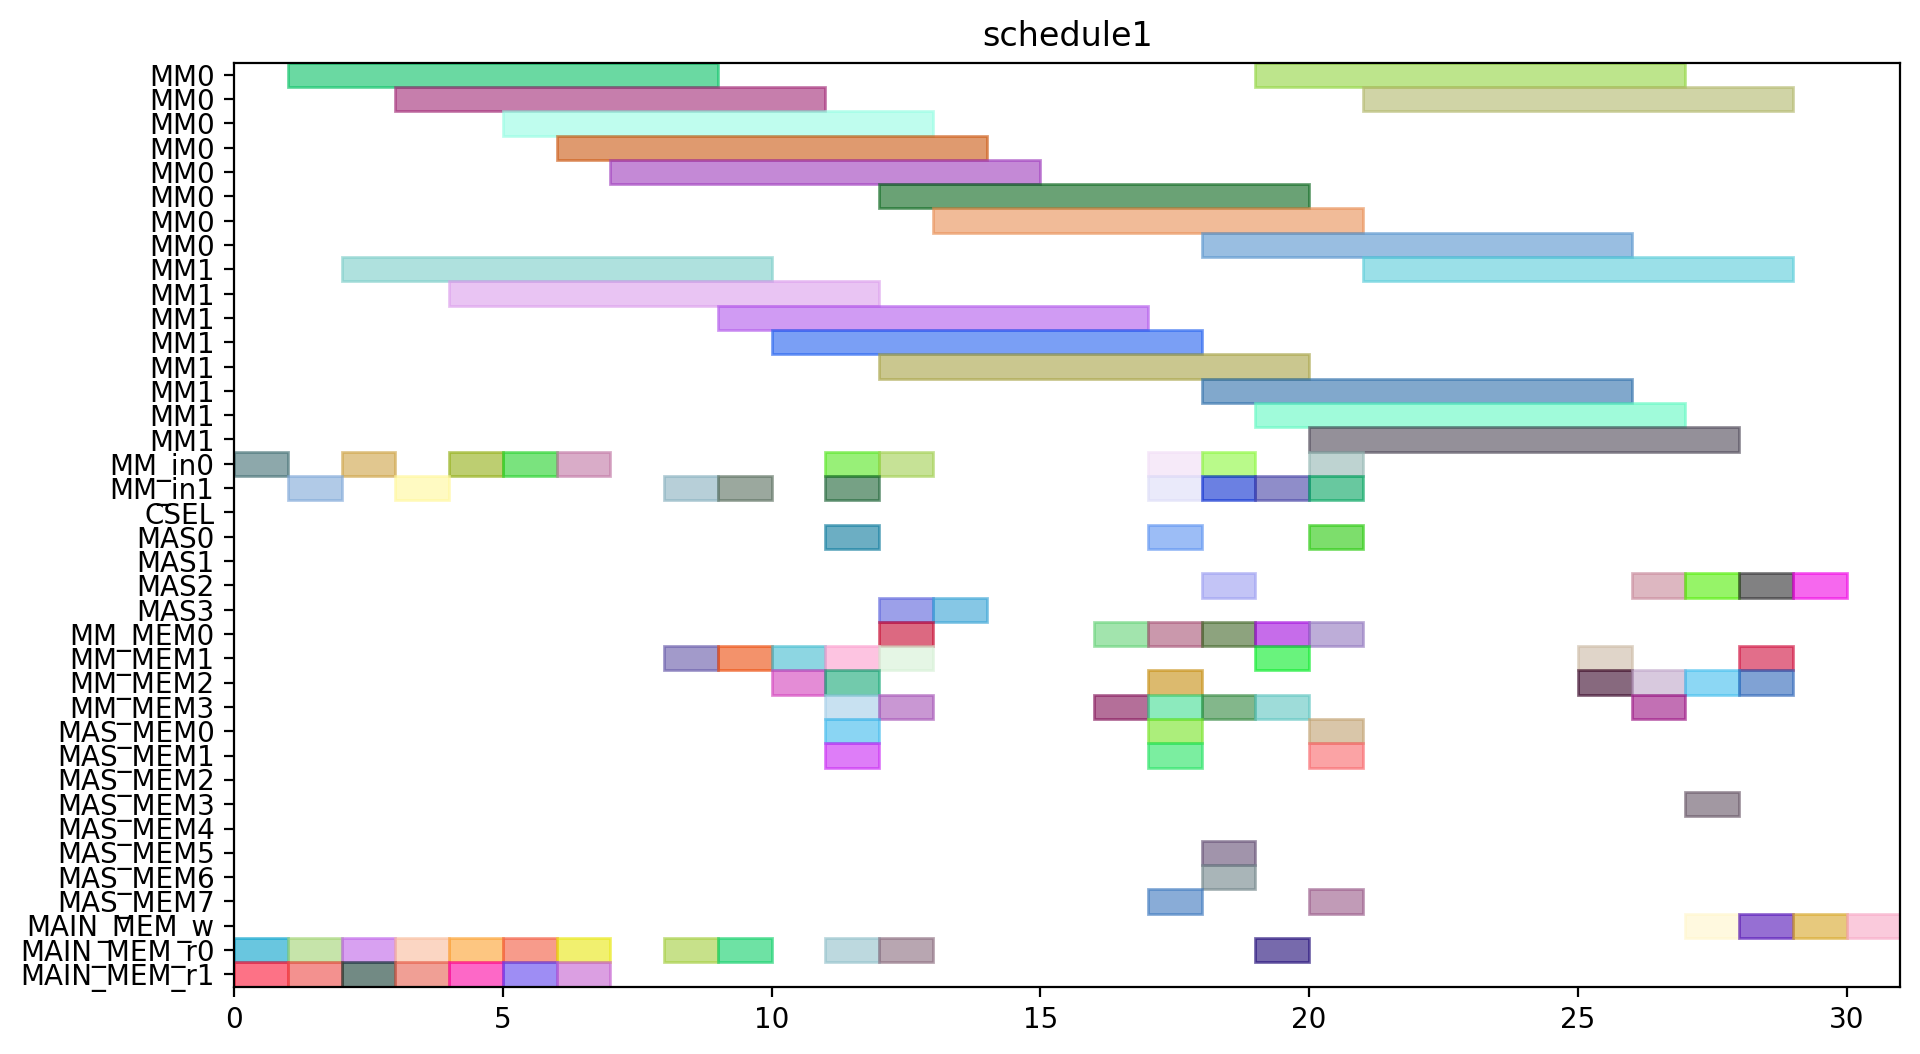

This chart was generated by the following Python code:
from pyschedule import Scenario, solvers, plotters, alt


def solve():
	horizon = 151
	S = Scenario("schedule1", horizon=horizon)

	# resource
	MM = S.Resources('MM', num=2, size=8)
	MM_in = S.Resources('MM_in', num=2)
	CSEL = S.Resource('CSEL')
	MAS = S.Resources('MAS', num=4, size=1, periods=range(1, horizon))
	MM_MEM = S.Resources('MM_MEM', num=4)
	MAS_MEM = S.Resources('MAS_MEM', num=8)
	MAIN_MEM_w = S.Resource('MAIN_MEM_w', size=1)
	MAIN_MEM_r = S.Resources('MAIN_MEM_r', num=2)

	# result of previous scheduling
	T4_in = S.Task('T4_in', length=1, delay_cost=1)
	S += T4_in >= 1
	T4_in += MM_in[1]

	T4_mem0 = S.Task('T4_mem0', length=1, delay_cost=1)
	S += T4_mem0 >= 1
	T4_mem0 += MAIN_MEM_r[0]

	T4_mem1 = S.Task('T4_mem1', length=1, delay_cost=1)
	S += T4_mem1 >= 1
	T4_mem1 += MAIN_MEM_r[1]

	T4 = S.Task('T4', length=8, delay_cost=1)
	S += T4 >= 2
	T4 += MM[1]

	T3_in = S.Task('T3_in', length=1, delay_cost=1)
	S += T3_in >= 3
	T3_in += MM_in[1]

	T3_mem0 = S.Task('T3_mem0', length=1, delay_cost=1)
	S += T3_mem0 >= 3
	T3_mem0 += MAIN_MEM_r[0]

	T3_mem1 = S.Task('T3_mem1', length=1, delay_cost=1)
	S += T3_mem1 >= 3
	T3_mem1 += MAIN_MEM_r[1]

	T3 = S.Task('T3', length=8, delay_cost=1)
	S += T3 >= 4
	T3 += MM[1]

	T7_in = S.Task('T7_in', length=1, delay_cost=1)
	S += T7_in >= 4
	T7_in += MM_in[0]

	T7_mem0 = S.Task('T7_mem0', length=1, delay_cost=1)
	S += T7_mem0 >= 4
	T7_mem0 += MAIN_MEM_r[0]

	T7_mem1 = S.Task('T7_mem1', length=1, delay_cost=1)
	S += T7_mem1 >= 4
	T7_mem1 += MAIN_MEM_r[1]

	T7 = S.Task('T7', length=8, delay_cost=1)
	S += T7 >= 5
	T7 += MM[0]

	T6_in = S.Task('T6_in', length=1, delay_cost=1)
	S += T6_in >= 6
	T6_in += MM_in[0]

	T6_mem0 = S.Task('T6_mem0', length=1, delay_cost=1)
	S += T6_mem0 >= 6
	T6_mem0 += MAIN_MEM_r[0]

	T6_mem1 = S.Task('T6_mem1', length=1, delay_cost=1)
	S += T6_mem1 >= 6
	T6_mem1 += MAIN_MEM_r[1]

	T6 = S.Task('T6', length=8, delay_cost=1)
	S += T6 >= 7
	T6 += MM[0]

	T9_in = S.Task('T9_in', length=1, delay_cost=1)
	S += T9_in >= 8
	T9_in += MM_in[1]

	T9_mem0 = S.Task('T9_mem0', length=1, delay_cost=1)
	S += T9_mem0 >= 8
	T9_mem0 += MAIN_MEM_r[0]

	T9_mem1 = S.Task('T9_mem1', length=1, delay_cost=1)
	S += T9_mem1 >= 8
	T9_mem1 += MM_MEM[1]

	T8_in = S.Task('T8_in', length=1, delay_cost=1)
	S += T8_in >= 9
	T8_in += MM_in[1]

	T8_mem0 = S.Task('T8_mem0', length=1, delay_cost=1)
	S += T8_mem0 >= 9
	T8_mem0 += MAIN_MEM_r[0]

	T8_mem1 = S.Task('T8_mem1', length=1, delay_cost=1)
	S += T8_mem1 >= 9
	T8_mem1 += MM_MEM[1]

	T9 = S.Task('T9', length=8, delay_cost=1)
	S += T9 >= 9
	T9 += MM[1]

	T8 = S.Task('T8', length=8, delay_cost=1)
	S += T8 >= 10
	T8 += MM[1]

	Z2_new_in = S.Task('Z2_new_in', length=1, delay_cost=1)
	S += Z2_new_in >= 19
	Z2_new_in += MM_in[1]

	Z2_new_mem0 = S.Task('Z2_new_mem0', length=1, delay_cost=1)
	S += Z2_new_mem0 >= 19
	Z2_new_mem0 += MAIN_MEM_r[0]

	Z2_new_mem1 = S.Task('Z2_new_mem1', length=1, delay_cost=1)
	S += Z2_new_mem1 >= 19
	Z2_new_mem1 += MM_MEM[3]

	Z2_new = S.Task('Z2_new', length=8, delay_cost=1)
	S += Z2_new >= 20
	Z2_new += MM[1]

	Z1_new_mem0 = S.Task('Z1_new_mem0', length=1, delay_cost=1)
	S += Z1_new_mem0 >= 27
	Z1_new_mem0 += MM_MEM[2]

	Z1_new_mem1 = S.Task('Z1_new_mem1', length=1, delay_cost=1)
	S += Z1_new_mem1 >= 27
	Z1_new_mem1 += MAS_MEM[3]

	X2_new_mem0 = S.Task('X2_new_mem0', length=1, delay_cost=1)
	S += X2_new_mem0 >= 28
	X2_new_mem0 += MM_MEM[2]

	X2_new_mem1 = S.Task('X2_new_mem1', length=1, delay_cost=1)
	S += X2_new_mem1 >= 28
	X2_new_mem1 += MM_MEM[1]

	Z1_new = S.Task('Z1_new', length=1, delay_cost=1)
	S += Z1_new >= 28
	Z1_new += MAS[2]

	Z2_new_w = S.Task('Z2_new_w', length=1, delay_cost=1)
	S += Z2_new_w >= 28
	Z2_new_w += MAIN_MEM_w

	X2_new = S.Task('X2_new', length=1, delay_cost=1)
	S += X2_new >= 29
	X2_new += MAS[2]

	Z1_new_w = S.Task('Z1_new_w', length=1, delay_cost=1)
	S += Z1_new_w >= 29
	Z1_new_w += MAIN_MEM_w

	X2_new_w = S.Task('X2_new_w', length=1, delay_cost=1)
	S += X2_new_w >= 30
	X2_new_w += MAIN_MEM_w


	# new tasks
	T1 = S.Task('T1', length=8, delay_cost=1)
	T1 += alt(MM)
	T1_in = S.Task('T1_in', length=1, delay_cost=1)
	T1_in += alt(MM_in)
	S += T1_in*MM_in[0]<=T1*MM[0]
	S += T1_in*MM_in[1]<=T1*MM[1]
	S += T1<9

	T1_mem0 = S.Task('T1_mem0', length=1, delay_cost=1)
	T1_mem0 += MAIN_MEM_r[0]
	S += T1_mem0 <= T1

	T1_mem1 = S.Task('T1_mem1', length=1, delay_cost=1)
	T1_mem1 += MAIN_MEM_r[1]
	S += T1_mem1 <= T1

	T2 = S.Task('T2', length=8, delay_cost=1)
	T2 += alt(MM)
	T2_in = S.Task('T2_in', length=1, delay_cost=1)
	T2_in += alt(MM_in)
	S += T2_in*MM_in[0]<=T2*MM[0]
	S += T2_in*MM_in[1]<=T2*MM[1]
	S += T2<12

	T2_mem0 = S.Task('T2_mem0', length=1, delay_cost=1)
	T2_mem0 += MAIN_MEM_r[0]
	S += T2_mem0 <= T2

	T2_mem1 = S.Task('T2_mem1', length=1, delay_cost=1)
	T2_mem1 += MAIN_MEM_r[1]
	S += T2_mem1 <= T2

	T5 = S.Task('T5', length=8, delay_cost=1)
	T5 += alt(MM)
	T5_in = S.Task('T5_in', length=1, delay_cost=1)
	T5_in += alt(MM_in)
	S += T5_in*MM_in[0]<=T5*MM[0]
	S += T5_in*MM_in[1]<=T5*MM[1]
	S += T5<18

	T5_mem0 = S.Task('T5_mem0', length=1, delay_cost=1)
	T5_mem0 += MAIN_MEM_r[0]
	S += T5_mem0 <= T5

	T5_mem1 = S.Task('T5_mem1', length=1, delay_cost=1)
	T5_mem1 += MAIN_MEM_r[1]
	S += T5_mem1 <= T5

	T10 = S.Task('T10', length=8, delay_cost=1)
	T10 += alt(MM)
	T10_in = S.Task('T10_in', length=1, delay_cost=1)
	T10_in += alt(MM_in)
	S += T10_in*MM_in[0]<=T10*MM[0]
	S += T10_in*MM_in[1]<=T10*MM[1]
	S += T10<20

	T10_mem0 = S.Task('T10_mem0', length=1, delay_cost=1)
	T10_mem0 += MAIN_MEM_r[0]
	S += T10_mem0 <= T10

	T10_mem1 = S.Task('T10_mem1', length=1, delay_cost=1)
	T10_mem1 += MM_MEM[3]
	S += 11 < T10_mem1
	S += T10_mem1 <= T10

	T11 = S.Task('T11', length=8, delay_cost=1)
	T11 += alt(MM)
	T11_in = S.Task('T11_in', length=1, delay_cost=1)
	T11_in += alt(MM_in)
	S += T11_in*MM_in[0]<=T11*MM[0]
	S += T11_in*MM_in[1]<=T11*MM[1]
	S += T11<21

	T11_mem0 = S.Task('T11_mem0', length=1, delay_cost=1)
	T11_mem0 += MAIN_MEM_r[0]
	S += T11_mem0 <= T11

	T11_mem1 = S.Task('T11_mem1', length=1, delay_cost=1)
	T11_mem1 += MM_MEM[3]
	S += 11 < T11_mem1
	S += T11_mem1 <= T11

	T12 = S.Task('T12', length=1, delay_cost=1)
	T12 += alt(MAS)
	S += T12<21

	T12_mem0 = S.Task('T12_mem0', length=1, delay_cost=1)
	T12_mem0 += MM_MEM[2]
	S += 9 < T12_mem0
	S += T12_mem0 <= T12

	T12_mem1 = S.Task('T12_mem1', length=1, delay_cost=1)
	T12_mem1 += alt(MM_MEM)
	S += (T2*MM[0])-1 < T12_mem1*MM_MEM[1]
	S += (T2*MM[1])-1 < T12_mem1*MM_MEM[3]
	S += T12_mem1 <= T12

	T13 = S.Task('T13', length=1, delay_cost=1)
	T13 += alt(MAS)
	S += T13<12

	T13_mem0 = S.Task('T13_mem0', length=1, delay_cost=1)
	T13_mem0 += MM_MEM[2]
	S += 9 < T13_mem0
	S += T13_mem0 <= T13

	T13_mem1 = S.Task('T13_mem1', length=1, delay_cost=1)
	T13_mem1 += alt(MM_MEM)
	S += (T2*MM[0])-1 < T13_mem1*MM_MEM[1]
	S += (T2*MM[1])-1 < T13_mem1*MM_MEM[3]
	S += T13_mem1 <= T13

	T15 = S.Task('T15', length=1, delay_cost=1)
	T15 += alt(MAS)
	S += T15<19

	T15_mem0 = S.Task('T15_mem0', length=1, delay_cost=1)
	T15_mem0 += MM_MEM[0]
	S += 12 < T15_mem0
	S += T15_mem0 <= T15

	T15_mem1 = S.Task('T15_mem1', length=1, delay_cost=1)
	T15_mem1 += MM_MEM[1]
	S += 12 < T15_mem1
	S += T15_mem1 <= T15

	T14 = S.Task('T14', length=8, delay_cost=1)
	T14 += alt(MM)
	T14_in = S.Task('T14_in', length=1, delay_cost=1)
	T14_in += alt(MM_in)
	S += T14_in*MM_in[0]<=T14*MM[0]
	S += T14_in*MM_in[1]<=T14*MM[1]
	S += T14<20

	T14_mem0 = S.Task('T14_mem0', length=1, delay_cost=1)
	T14_mem0 += alt(MAS_MEM)
	S += (T13*MAS[0])-1 < T14_mem0*MAS_MEM[0]
	S += (T13*MAS[1])-1 < T14_mem0*MAS_MEM[2]
	S += (T13*MAS[2])-1 < T14_mem0*MAS_MEM[4]
	S += (T13*MAS[3])-1 < T14_mem0*MAS_MEM[6]
	S += T14_mem0 <= T14

	T14_mem1 = S.Task('T14_mem1', length=1, delay_cost=1)
	T14_mem1 += alt(MAS_MEM)
	S += (T13*MAS[0])-1 < T14_mem1*MAS_MEM[1]
	S += (T13*MAS[1])-1 < T14_mem1*MAS_MEM[3]
	S += (T13*MAS[2])-1 < T14_mem1*MAS_MEM[5]
	S += (T13*MAS[3])-1 < T14_mem1*MAS_MEM[7]
	S += T14_mem1 <= T14

	T16 = S.Task('T16', length=8, delay_cost=1)
	T16 += alt(MM)
	T16_in = S.Task('T16_in', length=1, delay_cost=1)
	T16_in += alt(MM_in)
	S += T16_in*MM_in[0]<=T16*MM[0]
	S += T16_in*MM_in[1]<=T16*MM[1]
	S += T16<28

	T16_mem0 = S.Task('T16_mem0', length=1, delay_cost=1)
	T16_mem0 += alt(MM_MEM)
	S += (T1*MM[0])-1 < T16_mem0*MM_MEM[0]
	S += (T1*MM[1])-1 < T16_mem0*MM_MEM[2]
	S += T16_mem0 <= T16

	T16_mem1 = S.Task('T16_mem1', length=1, delay_cost=1)
	T16_mem1 += MM_MEM[3]
	S += 17 < T16_mem1
	S += T16_mem1 <= T16

	T17 = S.Task('T17', length=8, delay_cost=1)
	T17 += alt(MM)
	T17_in = S.Task('T17_in', length=1, delay_cost=1)
	T17_in += alt(MM_in)
	S += T17_in*MM_in[0]<=T17*MM[0]
	S += T17_in*MM_in[1]<=T17*MM[1]
	S += T17<1000

	T17_mem0 = S.Task('T17_mem0', length=1, delay_cost=1)
	T17_mem0 += MM_MEM[2]
	S += 17 < T17_mem0
	S += T17_mem0 <= T17

	T17_mem1 = S.Task('T17_mem1', length=1, delay_cost=1)
	T17_mem1 += alt(MAS_MEM)
	S += (T15*MAS[0])-1 < T17_mem1*MAS_MEM[1]
	S += (T15*MAS[1])-1 < T17_mem1*MAS_MEM[3]
	S += (T15*MAS[2])-1 < T17_mem1*MAS_MEM[5]
	S += (T15*MAS[3])-1 < T17_mem1*MAS_MEM[7]
	S += T17_mem1 <= T17

	T18 = S.Task('T18', length=1, delay_cost=1)
	T18 += alt(MAS)
	S += T18<19

	T18_mem0 = S.Task('T18_mem0', length=1, delay_cost=1)
	T18_mem0 += alt(MM_MEM)
	S += (T5*MM[0])-1 < T18_mem0*MM_MEM[0]
	S += (T5*MM[1])-1 < T18_mem0*MM_MEM[2]
	S += T18_mem0 <= T18

	T18_mem1 = S.Task('T18_mem1', length=1, delay_cost=1)
	T18_mem1 += MM_MEM[3]
	S += 16 < T18_mem1
	S += T18_mem1 <= T18

	T19 = S.Task('T19', length=1, delay_cost=1)
	T19 += alt(MAS)
	S += T19<1000

	T19_mem0 = S.Task('T19_mem0', length=1, delay_cost=1)
	T19_mem0 += alt(MM_MEM)
	S += (T5*MM[0])-1 < T19_mem0*MM_MEM[0]
	S += (T5*MM[1])-1 < T19_mem0*MM_MEM[2]
	S += T19_mem0 <= T19

	T19_mem1 = S.Task('T19_mem1', length=1, delay_cost=1)
	T19_mem1 += MM_MEM[3]
	S += 16 < T19_mem1
	S += T19_mem1 <= T19

	T21 = S.Task('T21', length=1, delay_cost=1)
	T21 += alt(MAS)
	S += T21<21

	T21_mem0 = S.Task('T21_mem0', length=1, delay_cost=1)
	T21_mem0 += MM_MEM[0]
	S += 14 < T21_mem0
	S += T21_mem0 <= T21

	T21_mem1 = S.Task('T21_mem1', length=1, delay_cost=1)
	T21_mem1 += alt(MM_MEM)
	S += (T10*MM[0])-1 < T21_mem1*MM_MEM[1]
	S += (T10*MM[1])-1 < T21_mem1*MM_MEM[3]
	S += T21_mem1 <= T21

	T24 = S.Task('T24', length=8, delay_cost=1)
	T24 += alt(MM)
	T24_in = S.Task('T24_in', length=1, delay_cost=1)
	T24_in += alt(MM_in)
	S += T24_in*MM_in[0]<=T24*MM[0]
	S += T24_in*MM_in[1]<=T24*MM[1]
	S += T24<29

	T24_mem0 = S.Task('T24_mem0', length=1, delay_cost=1)
	T24_mem0 += alt(MM_MEM)
	S += (T11*MM[0])-1 < T24_mem0*MM_MEM[0]
	S += (T11*MM[1])-1 < T24_mem0*MM_MEM[2]
	S += T24_mem0 <= T24

	T24_mem1 = S.Task('T24_mem1', length=1, delay_cost=1)
	T24_mem1 += alt(MAS_MEM)
	S += (T12*MAS[0])-1 < T24_mem1*MAS_MEM[1]
	S += (T12*MAS[1])-1 < T24_mem1*MAS_MEM[3]
	S += (T12*MAS[2])-1 < T24_mem1*MAS_MEM[5]
	S += (T12*MAS[3])-1 < T24_mem1*MAS_MEM[7]
	S += T24_mem1 <= T24

	T20 = S.Task('T20', length=8, delay_cost=1)
	T20 += alt(MM)
	T20_in = S.Task('T20_in', length=1, delay_cost=1)
	T20_in += alt(MM_in)
	S += T20_in*MM_in[0]<=T20*MM[0]
	S += T20_in*MM_in[1]<=T20*MM[1]
	S += T20<27

	T20_mem0 = S.Task('T20_mem0', length=1, delay_cost=1)
	T20_mem0 += alt(MAS_MEM)
	S += (T15*MAS[0])-1 < T20_mem0*MAS_MEM[0]
	S += (T15*MAS[1])-1 < T20_mem0*MAS_MEM[2]
	S += (T15*MAS[2])-1 < T20_mem0*MAS_MEM[4]
	S += (T15*MAS[3])-1 < T20_mem0*MAS_MEM[6]
	S += T20_mem0 <= T20

	T20_mem1 = S.Task('T20_mem1', length=1, delay_cost=1)
	T20_mem1 += alt(MAS_MEM)
	S += (T18*MAS[0])-1 < T20_mem1*MAS_MEM[1]
	S += (T18*MAS[1])-1 < T20_mem1*MAS_MEM[3]
	S += (T18*MAS[2])-1 < T20_mem1*MAS_MEM[5]
	S += (T18*MAS[3])-1 < T20_mem1*MAS_MEM[7]
	S += T20_mem1 <= T20

	T22 = S.Task('T22', length=8, delay_cost=1)
	T22 += alt(MM)
	T22_in = S.Task('T22_in', length=1, delay_cost=1)
	T22_in += alt(MM_in)
	S += T22_in*MM_in[0]<=T22*MM[0]
	S += T22_in*MM_in[1]<=T22*MM[1]
	S += T22<29

	T22_mem0 = S.Task('T22_mem0', length=1, delay_cost=1)
	T22_mem0 += alt(MAS_MEM)
	S += (T21*MAS[0])-1 < T22_mem0*MAS_MEM[0]
	S += (T21*MAS[1])-1 < T22_mem0*MAS_MEM[2]
	S += (T21*MAS[2])-1 < T22_mem0*MAS_MEM[4]
	S += (T21*MAS[3])-1 < T22_mem0*MAS_MEM[6]
	S += T22_mem0 <= T22

	T22_mem1 = S.Task('T22_mem1', length=1, delay_cost=1)
	T22_mem1 += alt(MAS_MEM)
	S += (T21*MAS[0])-1 < T22_mem1*MAS_MEM[1]
	S += (T21*MAS[1])-1 < T22_mem1*MAS_MEM[3]
	S += (T21*MAS[2])-1 < T22_mem1*MAS_MEM[5]
	S += (T21*MAS[3])-1 < T22_mem1*MAS_MEM[7]
	S += T22_mem1 <= T22

	T23 = S.Task('T23', length=8, delay_cost=1)
	T23 += alt(MM)
	T23_in = S.Task('T23_in', length=1, delay_cost=1)
	T23_in += alt(MM_in)
	S += T23_in*MM_in[0]<=T23*MM[0]
	S += T23_in*MM_in[1]<=T23*MM[1]
	S += T23<1000

	T23_mem0 = S.Task('T23_mem0', length=1, delay_cost=1)
	T23_mem0 += alt(MAS_MEM)
	S += (T19*MAS[0])-1 < T23_mem0*MAS_MEM[0]
	S += (T19*MAS[1])-1 < T23_mem0*MAS_MEM[2]
	S += (T19*MAS[2])-1 < T23_mem0*MAS_MEM[4]
	S += (T19*MAS[3])-1 < T23_mem0*MAS_MEM[6]
	S += T23_mem0 <= T23

	T23_mem1 = S.Task('T23_mem1', length=1, delay_cost=1)
	T23_mem1 += alt(MAS_MEM)
	S += (T19*MAS[0])-1 < T23_mem1*MAS_MEM[1]
	S += (T19*MAS[1])-1 < T23_mem1*MAS_MEM[3]
	S += (T19*MAS[2])-1 < T23_mem1*MAS_MEM[5]
	S += (T19*MAS[3])-1 < T23_mem1*MAS_MEM[7]
	S += T23_mem1 <= T23

	T25 = S.Task('T25', length=1, delay_cost=1)
	T25 += alt(MAS)
	S += T25<28

	T25_mem0 = S.Task('T25_mem0', length=1, delay_cost=1)
	T25_mem0 += alt(MM_MEM)
	S += (T20*MM[0])-1 < T25_mem0*MM_MEM[0]
	S += (T20*MM[1])-1 < T25_mem0*MM_MEM[2]
	S += T25_mem0 <= T25

	T25_mem1 = S.Task('T25_mem1', length=1, delay_cost=1)
	T25_mem1 += alt(MM_MEM)
	S += (T20*MM[0])-1 < T25_mem1*MM_MEM[1]
	S += (T20*MM[1])-1 < T25_mem1*MM_MEM[3]
	S += T25_mem1 <= T25

	X1_new = S.Task('X1_new', length=1, delay_cost=1)
	X1_new += alt(MAS)
	S += 0<X1_new

	X1_new_w = S.Task('X1_new_w', length=1, delay_cost=1)
	X1_new_w += alt(MAIN_MEM_w)
	S += X1_new <= X1_new_w

	S += X1_new<1000

	X1_new_mem0 = S.Task('X1_new_mem0', length=1, delay_cost=1)
	X1_new_mem0 += alt(MM_MEM)
	S += (T23*MM[0])-1 < X1_new_mem0*MM_MEM[0]
	S += (T23*MM[1])-1 < X1_new_mem0*MM_MEM[2]
	S += X1_new_mem0 <= X1_new

	X1_new_mem1 = S.Task('X1_new_mem1', length=1, delay_cost=1)
	X1_new_mem1 += alt(MM_MEM)
	S += (T17*MM[0])-1 < X1_new_mem1*MM_MEM[1]
	S += (T17*MM[1])-1 < X1_new_mem1*MM_MEM[3]
	S += X1_new_mem1 <= X1_new

	solvers.mip.solve(S,msg=1,kind='CPLEX',ratio_gap=1.01)

	solution = [['hoge']*len(S.solution()[1]) for i in range(len(S.solution()))]
	for i in range(len(S.solution())):
		for j in range(len(S.solution()[i])):
			solution[i][j]=str(S.solution()[i][j])
	print(solution)

	cycles = int(solution[-1][3])

	pic_file_name = "/home/mfukuda/ABE/multiRAM_multiMAS_16mux/scheduling_result/stage8MM2_stage1MAS4/EP_LADDERMUL/schedule1.png"
	if(S.solution() != []):
		plotters.matplotlib.plot(S,img_filename=pic_file_name, show_task_labels=False, fig_size=(cycles*0.25+3, 6))

	return solution
